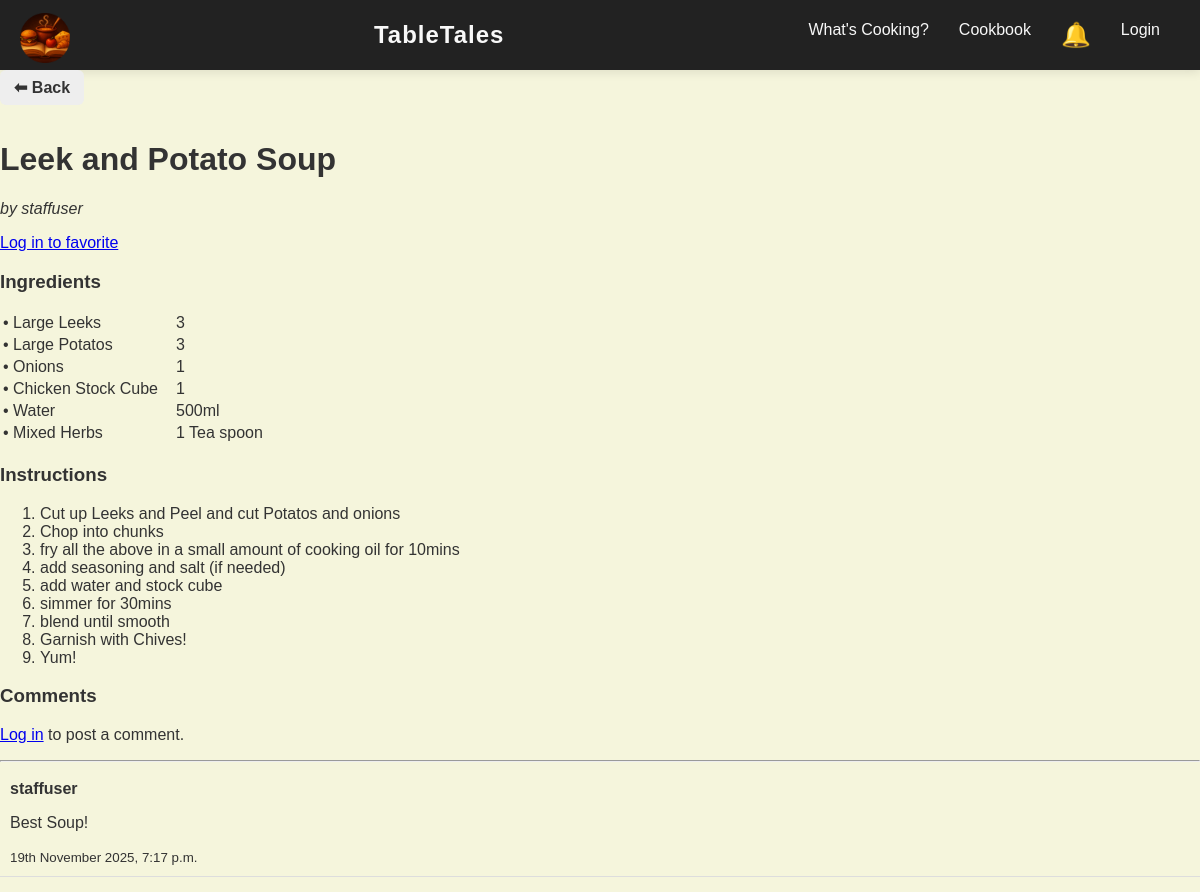
Page /recipe/19/ on the committed database.
### tabletales/models.py (models this page shows, shortened)
class Recipe(models.Model):
    title = models.CharField(max_length=200)
    author = models.ForeignKey(User, on_delete=models.CASCADE)
    description = models.TextField(blank=True)  # optional short summary
    image = models.ImageField(upload_to='recipes/', default='recipes/default_recipe.png', blank=True, null=True)
    instructions = models.TextField(help_text="Enter each step on a new line")
    created_on = models.DateTimeField(auto_now_add=True)
    favorited_by = models.ManyToManyField(User, related_name='favorite_recipes', blank=True)
    def get_instruction_steps(self):
        return [step.strip() for step in self.instructions.split('\n') if step.strip()]
    class Meta:
        ordering = ['-created_on']

class Ingredient(models.Model):
    recipe = models.ForeignKey(
        Recipe,
        related_name='ingredients',
        on_delete=models.CASCADE
    )
    name = models.CharField(max_length=100)
    quantity = models.CharField(max_length=50)

class Comment(models.Model):
    recipe = models.ForeignKey(Recipe, related_name='comments', on_delete=models.CASCADE)
    user = models.ForeignKey(User, on_delete=models.CASCADE)
    text = models.TextField()
    created_on = models.DateTimeField(auto_now_add=True)

### tabletales/views.py (the view, shortened to what this page needs)
# urls.py: path('recipe/<int:pk>/', views.recipe_detail, name='recipe_detail'),
def recipe_detail(request, pk):
    recipe = get_object_or_404(Recipe, pk=pk)
    comments = recipe.comments.all().order_by('-created_on')
    back_url = request.session.get("back_url", reverse("recipe_list"))
    return render(request, "recipe_detail.html", {
        "recipe": recipe,
        "comments": comments,
        "back_url": back_url,
    })

### tabletales/context_processors.py (called while the page is built)
def notification_counts(request):
    if request.user.is_authenticated:
        unread_count = Notification.objects.filter(user=request.user, read=False).count()
        unread_notifications = Notification.objects.filter(user=request.user, read=False).order_by('-created_at')[:5]
    else:
        unread_count = 0
        unread_notifications = []
    return {
        "unread_count": unread_count,
        "unread_notifications": unread_notifications,
    }

### tabletales/templates/recipe_detail.html (shortened to what this page needs)
{% extends "base.html" %}
{% block content %}
<div class="detail-buttons">
    <a href="{{ back_url }}" class="btn back-btn">⬅ Back</a>
</div>
<h1>{{ recipe.title }}</h1>
<p><em>by {{ recipe.author.username }}</em></p>
<form action="{% url 'toggle_favorite' recipe.pk %}" method="post" style="display:inline;">
    {% if user.is_authenticated %}
        <button type="submit" style="border:none; background:none; cursor:pointer; font-size:24px;">
            {% if user in recipe.favorited_by.all %}
                ❤️
            {% else %}
                🤍
            {% endif %}
        </button>
    {% else %}
        <a href="{% url 'login' %}">Log in to favorite</a>
    {% endif %}
</form>
<h3>Ingredients</h3>
<table>
  {% for ingredient in recipe.ingredients.all %}
  <tr>
    <td>• {{ ingredient.name }}</td>
    <td style="padding-left: 15px;">{{ ingredient.quantity }}</td>
  </tr>
  {% endfor %}
</table>
<h3>Instructions</h3>
<ol>
  {% for step in recipe.get_instruction_steps %}
    <li>{{ step }}</li>
  {% endfor %}
</ol>
<h3>Comments</h3>
{% if user.is_authenticated %}
  <form method="post" class="comment-form" style="margin-bottom:20px;">
    {% csrf_token %}
    <textarea name="text" rows="3" placeholder="Add your comment..." required style="width:100%;"></textarea><br>
    <button type="submit">Post Comment</button>
  </form>
{% else %}
  <p><a href="{% url 'login' %}">Log in</a> to post a comment.</p>
{% endif %}
<hr>
<div class="comments-section">
  {% for comment in comments %}
    <div class="comment" style="margin-bottom: 15px; padding: 10px; border-bottom: 1px solid #ddd;">
      <strong>{{ comment.user.username }}</strong>
      {% if request.GET.edit_comment == comment.id|stringformat:"s" %}
          <form action="{% url 'edit_comment' comment.id %}" method="post">
              {% csrf_token %}
              <textarea name="text" rows="3" style="width:100%;">{{ comment.text }}</textarea>
              <br>
              <button type="submit">Save</button>
              <a href="{% url 'recipe_detail' recipe.pk %}">Cancel</a>
          </form>
      {% else %}
          <p>{{ comment.text }}</p>
          <small>{{ comment.created_on|date:"jS F Y, g:i a" }}</small>
      {% endif %}
    </div>
  {% empty %}
    <p>No comments yet. Be the first to comment!</p>
  {% endfor %}
</div>
{% endblock %}

### tabletales/static/css/style.css (style rules this page uses)
body { margin: 0; font-family: "Poppins", sans-serif; background-color: #F5F5DC; color: #333; }
.back-btn { display: inline-block; margin-bottom: 15px; padding: 8px 14px; background: #eee; border-radius: 6px; text-decoration: none; color: #333; font-weight: bold; transition: background 0.2s ease-in-out; }

### rows in the picture
Recipe: title "Leek and Potato Soup", author.username "staffuser"
Ingredient: name "Large Leeks", quantity "3"
Ingredient: name "Large Potatos", quantity "3"
Ingredient: name "Onions", quantity "1"
Ingredient: name "Chicken Stock Cube", quantity "1"
Ingredient: name "Water", quantity "500ml"
Ingredient: name "Mixed Herbs", quantity "1 Tea spoon"
Comment: user.username "staffuser", text "Best Soup!", created_on "19th November 2025, 7:17 p.m."

### other values in the picture
{{ step }} "Cut up Leeks and Peel and cut Potatos and onions" "Chop into chunks" "fry all the above in a small amount of cooking oil for 10mins" "add seasoning and salt (if needed)" "add water and stock cube" "simmer for 30mins" "blend until smooth" "Garnish with Chives!" "Yum!"
